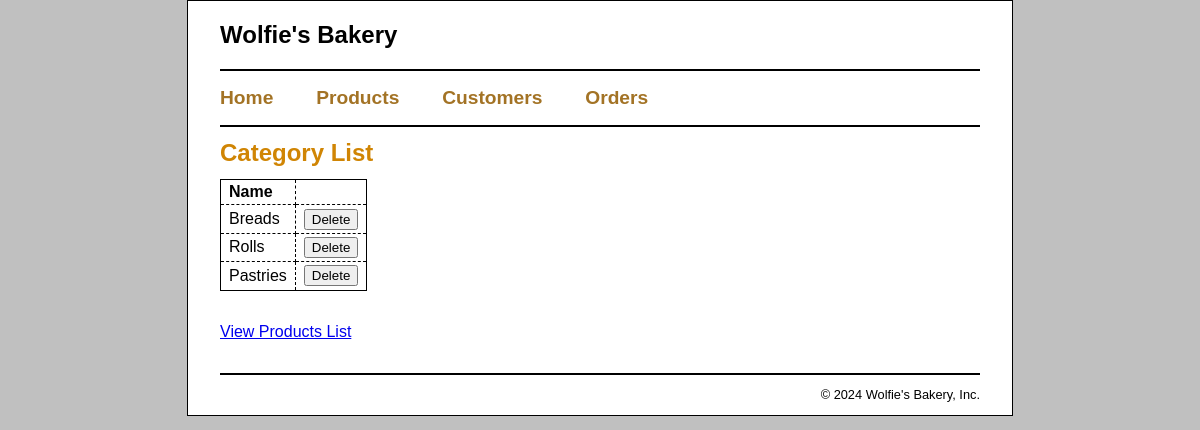
The page /category on the database its author committed.
### tables this page shows
CREATE TABLE "CATEGORIES" (
	"CategoryID"	INTEGER NOT NULL UNIQUE,
	"CategoryName"	TEXT NOT NULL UNIQUE,
	PRIMARY KEY("CategoryID" AUTOINCREMENT)
);

### app.py (the view)
@app.route("/category")
def category_list():
    categories = CategoriesTable.get()
    return render_template(
        "category_list.html",
        categories = categories
    )

### app.py (called while the page is built)
@app.teardown_appcontext
def close_connection(exception):
    close_db()

### model/categories_table.py (called while the page is built)
    @staticmethod
    def get():
        try:
            db = get_db()
            result = db.execute("SELECT * FROM CATEGORIES")
            categories = result.fetchall()
            categories = [dict(category) for category in categories]
            return categories
        except sqlite3.Error as error:
            print("ERROR: " + str(error))
            abort(500)

### model/database.py (called while the page is built)
def get_db():
    db = getattr(g, "_database", None)
    if db is None:
        db = g._database = sqlite3.connect(DATABASE)
        db.row_factory = sqlite3.Row
    return db

### templates/category_list.html
{% extends "base.html" %}
{% block content %}
<main>
    <h1>Category List</h1>
    <div class="scroll">
        {% if categories %}
        <table>
            <tr>
                <th>Name</th>
                <th>&nbsp;</th>
            </tr>
            {% for category in categories %}
            <tr>
                <td>{{ category.CategoryName }}</td>
                <td>
                    <form method="GET">
                        <input type="submit" value="Delete">
                    </form>
                </td>
            </tr>
            {% endfor %}
        </table>
        {% else %}
            <div> There are no customers.</div>
        {% endif %}
    </div>
    <p class="last_paragraph">
        <a href="{{ url_for('product_list') }}">View Products List</a>
    </p>
</main>
{% endblock %}

### static/main.css (style rules this page uses)
html { background-color: rgb(192, 192, 192); }
body { font-family: Arial, Helvetica, sans-serif; width: 760px; margin: 0 auto; padding: 0 2em; background-color: white; border: 1px solid black; }
h1 { font-size: 150%; margin: .5em 0; }
h1, h2 { color: rgb(208, 133, 4); }
table { border: 1px solid black; border-collapse: collapse; margin-bottom: 1em; }
td, th { border: 1px dashed black; padding: .2em .5em .2em .5em; text-align: left; }
.last_paragraph { margin-bottom: 2em; }
.scroll { max-height: 300px; overflow: auto; }

### rows shown on the page
CATEGORIES: CategoryName "Breads"
CATEGORIES: CategoryName "Rolls"
CATEGORIES: CategoryName "Pastries"
